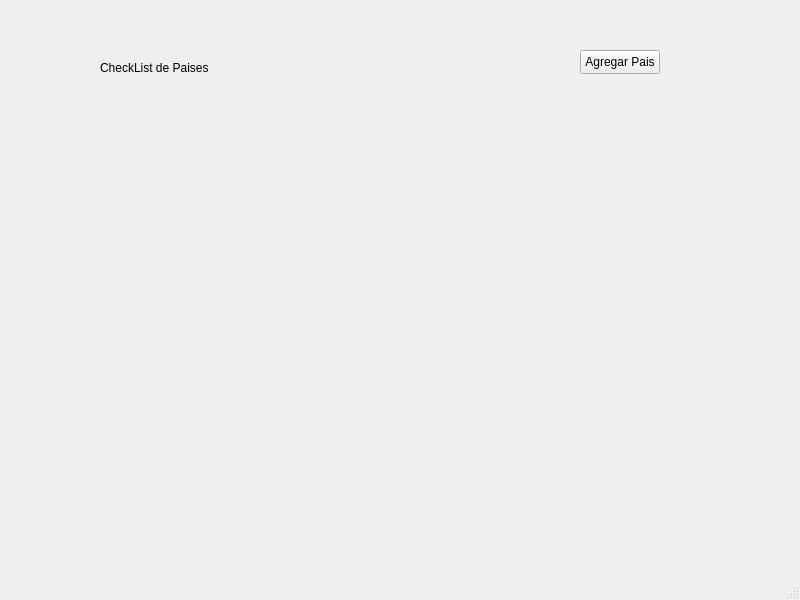
<?xml version="1.0" encoding="UTF-8"?>
<ui version="4.0">
 <class>MainWindow</class>
 <widget class="QMainWindow" name="MainWindow">
  <property name="geometry">
   <rect>
    <x>0</x>
    <y>0</y>
    <width>800</width>
    <height>600</height>
   </rect>
  </property>
  <property name="windowTitle">
   <string>MainWindow</string>
  </property>
  <widget class="QWidget" name="centralwidget">
   <widget class="QLabel" name="label">
    <property name="geometry">
     <rect>
      <x>100</x>
      <y>60</y>
      <width>121</width>
      <height>16</height>
     </rect>
    </property>
    <property name="text">
     <string>CheckList de Paises</string>
    </property>
   </widget>
   <widget class="QWidget" name="verticalLayoutWidget">
    <property name="geometry">
     <rect>
      <x>30</x>
      <y>120</y>
      <width>711</width>
      <height>371</height>
     </rect>
    </property>
    <layout class="QVBoxLayout" name="countriesLayout"/>
   </widget>
   <widget class="QPushButton" name="addCountryButton">
    <property name="geometry">
     <rect>
      <x>580</x>
      <y>50</y>
      <width>80</width>
      <height>24</height>
     </rect>
    </property>
    <property name="text">
     <string>Agregar Pais</string>
    </property>
   </widget>
  </widget>
  <widget class="QMenuBar" name="menubar">
   <property name="geometry">
    <rect>
     <x>0</x>
     <y>0</y>
     <width>800</width>
     <height>21</height>
    </rect>
   </property>
  </widget>
  <widget class="QStatusBar" name="statusbar"/>
 </widget>
 <resources/>
 <connections/>
</ui>
